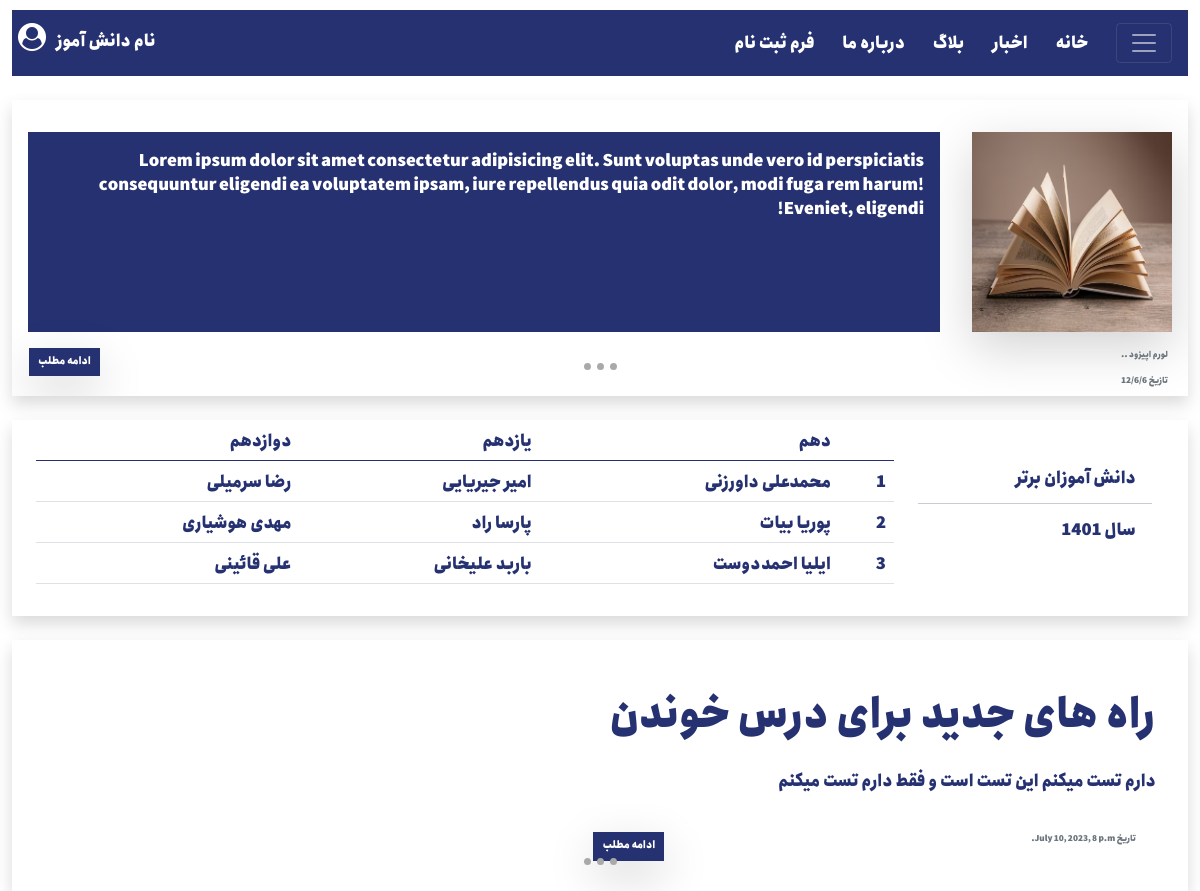
The page / on the database its author committed.
### home/models.py (models this page shows, shortened)
class TopStudents(models.Model):
    GRADE_CHOICES = (
        (0, 'دهم'),
        (1, 'یازدهم'),
        (2, 'داوزدهم')
    )
    firstName = models.CharField(verbose_name="نام", max_length=200, null=False, blank=False)
    lastName = models.CharField(verbose_name="نام خانوادگی", max_length=200, null=False, blank=False)
    grade = models.SmallIntegerField(choices=GRADE_CHOICES, verbose_name="پایه تحصیلی", max_length=1, null=False, blank=False)
    rank = models.CharField(verbose_name="رتبه", max_length=200, null=False, blank=False)

class Post(models.Model):
    STATUS = (
        (0,"Draft"),
        (1,"Publish")
    )
    title = models.CharField(verbose_name="عنوان", max_length=200, unique=True)
    slug = models.SlugField(verbose_name="slug", max_length=200, unique=True)
    author = models.ForeignKey(User, verbose_name="نویسنده", on_delete= models.CASCADE,related_name='blog_posts')
    updated_on = models.DateTimeField(verbose_name="تاریخ آخرین آپدیت", auto_now= True)
    content = models.TextField(verbose_name="محتوا")
    created_on = models.DateTimeField(verbose_name="تاریخ ساخت", auto_now_add=True)
    status = models.IntegerField(verbose_name="وضعیت", choices=STATUS, default=0)
    class Meta:
        ordering = ['-created_on']

### home/views.py (the view)
# urls.py: path('', views.homePage, name="topStudents"),
def homePage(request):
    rank1 = TopStudents.objects.filter(rank=1).order_by('grade')
    rank2 = TopStudents.objects.filter(rank=2).order_by('grade')
    rank3 = TopStudents.objects.filter(rank=3).order_by('grade')
    posts = Post.objects.filter(status=1).order_by('-created_on')
    context = {'rank1': rank1, 'rank2':rank2, 'rank3':rank3, 'posts':posts}
    return render(request, 'index.html', context=context)

### home/templates/index.html (shortened to what this page needs)
{% load static %}
<!DOCTYPE html>
<html lang="en">
<head>
    <link rel="stylesheet" href="{% static 'css/style.css' %}">
    <link rel="stylesheet" href="{% static 'css/bootstrap.rtl.min.css' %}">
    <link rel="stylesheet" href="https://cdnjs.cloudflare.com/ajax/libs/font-awesome/4.7.0/css/font-awesome.min.css">
    <link rel="stylesheet" href="{% static 'font awesome icon/font-awesome.min.css-org.css' %}">
</head>
<body dir="rtl">
    <div class="container-xxl">
        <nav class="navbar navbar-dark d-flex justify-content-between  navbar-index ">
                <div class="ps-1 ps-sm-3">
                    <button class="navbar-toggler" type="button" data-bs-toggle="collapse" data-bs-target="#navbarText"
                        aria-controls="navbarText" aria-expanded="false">
                        <span class="navbar-toggler-icon "></span>
                    </button>
                    <span class="navbar-band">
                        <a href="#" class="nav-start-ob">خانه</a>
                        <a href="#" class="nav-start-ob">اخبار</a>
                        <a href="blog/" class="nav-start-ob">بلاگ</a>
                        <a href="#" class="nav-start-ob">درباره ما</a>
                        <a href="register-madrse.html" target="_blank" class="nav-start-ob">فرم ثبت نام</a>
                    </span>
                </div>
                <div class="nav-e">
                    <a href="#" class="nave-end-ob d-none d-sm-flex">نام دانش آموز</a>
                    <ul class="fa-ul">
                        <i class="fa-li fa fa-user-circle font-color-hamze-14 profile-navbar "
                            style="margin-top: 9px; margin-left: 50px; font-size: 28px;"></i>
                    </ul>
                </div>
        </nav>
        <div id="carousel-tap" class="carousel slide shadow mt-4 " data-bs-ride="true">
            <div class="carousel-inner ">
                <div class="carousel-item active">
                    <div class=" mt-3  ">
                        <div class="item-slide">
                            <div class="nav-blog-ob-t d-flex justify-content-sm-center">
                                <img src="{% static 'pic/book-composition-with-open-book_23-2147690555.avif' %}" alt="blog"
                                    class="shadow-lg image-blog m-3">
                                <div class="blog-text back-web-hamze-14 m-3 font-color-hamze-14 p-3 d-none d-sm-flex">
                                    Lorem ipsum
                                    dolor
                                    sit amet
                                    consectetur adipisicing elit. Sunt voluptas unde vero id perspiciatis
                                    consequuntur
                                    eligendi
                                    ea
                                    voluptatem ipsam, iure repellendus quia odit dolor, modi fuga rem harum!
                                    Eveniet,
                                    eligendi!
                                </div>
                            </div>
                            <div
                                class="nav-blog-ob-b d-flex justify-content-between text-muted text-bottom-blog-history">
                                <div>
                                    <p class="p-top d-none d-sm-flex ">لورم اپیزود ..</p>
                                    <br>
                                    <p class="p-bottom d-none d-sm-flex">تازیخ 12/6/6</p>
                                </div>
                                <div class="btn shadow-lg btn-blog btn-sm d-none d-sm-flex" style="border-radius: 0px;">
                                    <p>
                                        ادامه مطلب
                                    </p>
                                </div>
                            </div>
                        </div>
                    </div>
                </div>
            </div>
            <div class="carousel-indicators active">
                <button type="button" data-bs-target="#carousel-tap" data-bs-slide-to="0" class="active"
                    aria-current="true" aria-label="Slide 1"></button>
                <button type="button" data-bs-target="#carousel-tap" data-bs-slide-to="1" aria-label="Slide 2"
                    class="active"></button>
                <button type="button" data-bs-target="#carousel-tap" data-bs-slide-to="2" aria-label="Slide 3"
                    class="active"></button>
            </div>
        </div>
        <div class="shadow mt-4 d-none d-sm-flex">
            <div class="row table table-bartar">
                <div class="col-3 ps-5">
                    <p class="mt-5 h6 ps-3">دانش آموزان برتر</p>
                    <hr>
                    <p class="mt-1 h6 ps-3">سال 1401</p>
                </div>
                <div class="col-9">
                    <table class="table table-hover table-bartar">
                        <thead>
                            <tr>
                                <td></td>
                                <th>دهم</th>
                                <th>یازدهم</th>
                                <th>دوازدهم</th>
                            </tr>
                        </thead>
                        <tbody>
                            <tr>
                                <th scope="row">1</th>
                                {% for student in rank1 %}
                                <td>{{student.firstName}} {{student.lastName}}</td>
                                {% endfor %}
                            </tr>
                            <tr>
                                <th scope="row">2</th>
                                {% for student in rank2 %}
                                <td>{{student.firstName}} {{student.lastName}}</td>
                                {% endfor %}
                            </tr>
                            <tr>
                                <th scope="row">3</th>
                                {% for student in rank3 %}
                                <td>{{student.firstName}} {{student.lastName}}</td>
                                {% endfor %}
                            </tr>
                        </tbody>
                    </table>
                </div>
            </div>
        </div>
        <div id="carousel-bottom" class="carousel slide shadow mt-4" data-bs-ride="true">
            <div class="carousel-inner ">
                {% for post in posts %}
                {% if post.id == 1 %}
                <div class="carousel-item active">
                    <div class="mt-3  ">
                        <div class="item-slide">
                            <div class="nav-blog-ob-t d-block  d-sm-flex ">
                                <div class="blog-text m-3 font-color-hamze-14-blue p-3">
                                    <h1>{{ post.title }}</h1>
                                    <br>
                                    <p>{{ post.content }}</p>
                                    <br>
                                    <div class=" text-muted text-bottom-blog-history d-flex justify-content-between">
                                        <div>
                                            <p class="p-bottom">تاریخ {{ post.created_on }}</p>
                                        </div>
                                        <div class="btn shadow-lg btn-blog-bottom btn-sm" style="border-radius: 0px;">
                                            <p>
                                                ادامه مطلب
                                            </p>
                                        </div>
                                    </div>
                                </div>
                            </div>
                        </div>
                    </div>
                </div>
                {% endif %}
                {% endfor %}
                <div class="carousel-indicators active">
                    <button type="button" data-bs-target="#carousel-bottom" data-bs-slide-to="0" class="active"
                        aria-current="true" aria-label="Slide 1"></button>
                    <button type="button" data-bs-target="#carousel-bottom" data-bs-slide-to="1" aria-label="Slide 2"
                        class="active"></button>
                    <button type="button" data-bs-target="#carousel-bottom" data-bs-slide-to="2" aria-label="Slide 3"
                        class="active"></button>
                </div>
            </div>
        </div>
</body>
</html>

### home/static/css/style.css (style rules this page uses)
body { font-family:Anjoman-Black; }
.font-color-hamze-14 { color: #ffffff; }
.back-web-hamze-14 { background-color: #253170; }
a.nav-start-ob { text-decoration: none; margin-right: 25px; color: #ffffff; }
.navbar-index { background-color: #253170; margin-top: 10px; }
a.nave-end-ob { text-decoration: none; color: #ffffff; margin-left: 34px; }
img.image-blog { width: 200px; height: 200px; }
div.text-bottom-blog-history .p-top { font-size: 8px; margin-right: 20px; margin-bottom: -10px; }
div.text-bottom-blog-history .p-bottom { font-size: 8px; margin-right: 20px; margin-bottom: 10px; }
div.text-bottom-blog-history div.btn-blog { background-color: #253170; color: #ffffff; font-size: 10px; margin-left: 17px; margin-bottom: 20px; }
div.text-bottom-blog-history div.btn-blog p { margin-bottom: -10px; }
div .table-bartar { color: #253170; }
.font-color-hamze-14-blue { color: #253170; }
div .text-bottom-blog-history div.btn-blog-bottom { background-color: #253170; color: #ffffff; font-size: 10px; margin-left: -15px; margin-bottom: -2px; }
div .text-bottom-blog-history div.btn-blog-bottom p { margin-bottom: 4px; }
.nav-e { margin-top: 5px; padding-top: 5px; margin-left: 10px; margin-bottom: 0px; }

### home/templates/index.html (style rules this page uses)
body { font-family: Anjoman-Black; }

### rows shown on the page
TopStudents: firstName "محمدعلی", lastName "داورزنی"
TopStudents: firstName "امیر", lastName "جیریایی"
TopStudents: firstName "رضا", lastName "سرمیلی"
TopStudents: firstName "پوریا", lastName "بیات"
TopStudents: firstName "پارسا", lastName "راد"
TopStudents: firstName "مهدی", lastName "هوشیاری"
TopStudents: firstName "ایلیا", lastName "احمددوست"
TopStudents: firstName "باربد", lastName "علیخانی"
TopStudents: firstName "علی", lastName "قائینی"
Post: title "راه ‌های جدید برای درس خوندن", content "دارم تست میکنم این تست است و فقط دارم تست میکنم", created_on "July 10, 2023, 8 p.m."
